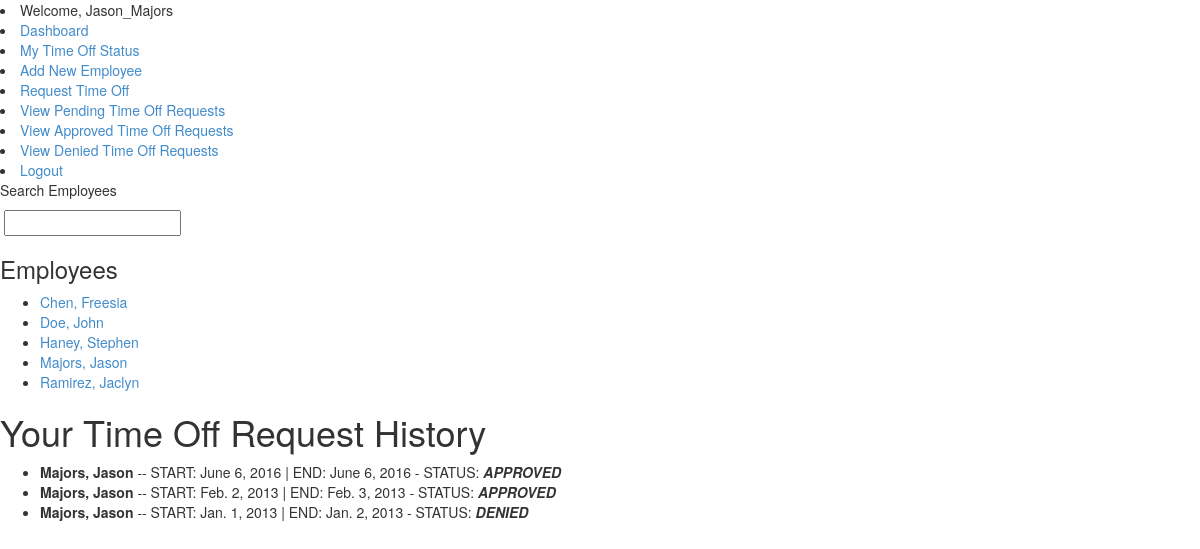
Page /hris/my_requests/ (signed in) on the earlier database version.
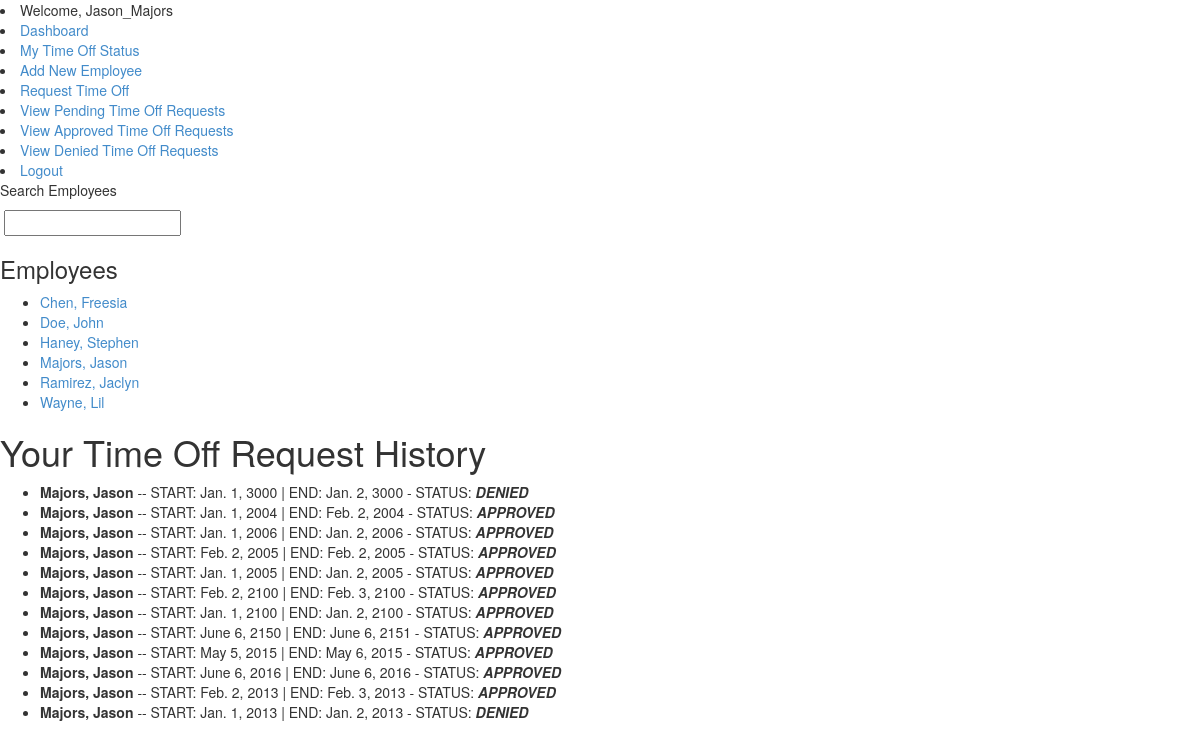
Same page on the later database version.
### hris_system/models.py (models this page shows, shortened)
class Employee(models.Model):
	user = models.OneToOneField(User)
	last_name = models.CharField(max_length=25)
	first_name = models.CharField(max_length=25)
	hire_date = models.DateField(auto_now=False, auto_now_add=False)
	phone_number = models.CharField(max_length=15, blank=True)
	address = models.CharField(max_length=25, blank=True)
	city = models.CharField(max_length=25, blank=True)
	state = models.CharField(max_length=2, blank=True)
	zipcode = models.IntegerField(blank=True)
	DEPT_CHOICES = (
			('New_Hire', 'New Hire'),
			('HRM', 'Human Resources Manager'),
			('HRS', 'Human Resources Specialist'),
			('Dealer', 'Dealer'),
		)
	department = models.CharField(max_length=25, choices=DEPT_CHOICES, default='New_Hire')
	position = models.CharField(max_length=25, default='New_Hire')

class TimeOffRequest(models.Model):
	employee = models.ForeignKey(Employee)
	date_start = models.DateField(auto_now=False, auto_now_add=False)
	date_end = models.DateField(auto_now=False, auto_now_add=False)
	status = models.CharField(max_length=25, default="PENDING")

### hris_system/views.py (the view)
def my_timeoff_requests(request):
	context = RequestContext(request)
	context_dict = {}
	hr_user = request.user.groups.filter(name="Human Resources").exists()
	mgr_user = request.user.groups.filter(name="Shift Manager").exists()
	employee_list = get_employee_list()
	employee = Employee.objects.get(user=request.user)
	timeoff_requests = TimeOffRequest.objects.filter(employee=employee).order_by('-id')
	context_dict['timeoff_requests'] = timeoff_requests
	context_dict['hr_user'] = hr_user
	context_dict['mgr_user'] = mgr_user
	context_dict['employee_list'] = employee_list
	return render_to_response('hris_system/user_timeoff_requests.html', context_dict, context)

### hris_system/views.py (called while the page is built)
def get_employee_list(max_results=0, starts_with=''):
	employee_list = []
	if starts_with:
		employee_list = Employee.objects.filter(last_name__startswith=starts_with)
	else:
		employee_list = Employee.objects.all().order_by("last_name")
	if max_results > 0:
		if len(employee_list) >	max_results:
			employee_list = employee_list[:max_results]
	return employee_list

### templates/hris_system/user_timeoff_requests.html (shortened to what this page needs)
{% extends 'hris_system/base.html' %}
{% block body_block %}
{% load static %}
<div>
	<h1>Your Time Off Request History</h1>
	{% if timeoff_requests %}
		<ul>
		{% for request in timeoff_requests %}
			<li> <strong>{{ request.employee.last_name }}, {{ request.employee.first_name }}</strong> -- START: {{ request.date_start }} | END: {{ request.date_end }} - STATUS: <strong><em>{{ request.status }}</em></strong>
			</li>
		{% endfor %}
		</ul>
	{% endif %}
</div>
{% endblock %}

### templates/hris_system/base.html (shortened to what this page needs)
<!DOCTYPE html>
{% load static %}
<!DOCTYPE html>
<html>
  <head>
    <link href="{% static 'css/bootstrap.min.css' %}" rel="stylesheet">
  </head>
  <body>
    <div id="future navbar">
      {% if user.is_authenticated %}
        <li>Welcome, {{ user.username }}</li>
        <li><a href="/hris/">Dashboard</a></li>
        <li><a href="/hris/my_requests/">My Time Off Status</a></li>
        {% if hr_user %}
          <li><a href="/hris/add_employee">Add New Employee</a></li>
        {% endif %}
        <li><a href="/hris/submit">Request Time Off</li>
        {% if hr_user or mgr_user %}
          <li><a href="/hris/timeoff/pending">View Pending Time Off Requests</li>
          <li><a href="/hris/timeoff/approved">View Approved Time Off Requests</li>
          <li><a href="/hris/timeoff/denied">View Denied Time Off Requests</li>
        {% endif %}
        <li><a href="/hris/logout">Logout</a></li>
      {% else %}
        <li><a href="/hris/login">Login</a></li>
      {% endif %}
     </div>
    <div>
      {% if hr_user or mgr_user %}
        {% if employee_list %}
          <p>Search Employees</p>
          <form>
          <input type="text" name="suggestion" value="" id="suggestion" />
          </form>
         <div id="emps">
          {% include "hris_system/employee_list.html" with employee_list=employee_list %}
         </div>
        {% endif %}
      {% endif %}
    </div>
    {% block body_block %}
    {% endblock %}
  </body>
</html>

### templates/hris_system/employee_list.html
{% if employee_list %}
	<h3>Employees</h3>
	<ul>
		{% for employee in employee_list %}
		<li><a href="/hris/employee/{{ employee.id }}">{{ employee.last_name }}, {{ employee.first_name }}</a></li>
		{% endfor %}
{% else %}
	<h3>No employees by this name</h3>
{% endif %}

Differences in the rows shown:
added Employee: last_name "Wayne", first_name "Lil"
added TimeOffRequest: employee.last_name "Majors", employee.first_name "Jason", date_start "Jan. 1, 3000", date_end "Jan. 2, 3000", status "DENIED"
added TimeOffRequest: employee.last_name "Majors", employee.first_name "Jason", date_start "Jan. 1, 2004", date_end "Feb. 2, 2004", status "APPROVED"
added TimeOffRequest: employee.last_name "Majors", employee.first_name "Jason", date_start "Jan. 1, 2006", date_end "Jan. 2, 2006", status "APPROVED"
added TimeOffRequest: employee.last_name "Majors", employee.first_name "Jason", date_start "Feb. 2, 2005", date_end "Feb. 2, 2005", status "APPROVED"
added TimeOffRequest: employee.last_name "Majors", employee.first_name "Jason", date_start "Jan. 1, 2005", date_end "Jan. 2, 2005", status "APPROVED"
added TimeOffRequest: employee.last_name "Majors", employee.first_name "Jason", date_start "Feb. 2, 2100", date_end "Feb. 3, 2100", status "APPROVED"
added TimeOffRequest: employee.last_name "Majors", employee.first_name "Jason", date_start "Jan. 1, 2100", date_end "Jan. 2, 2100", status "APPROVED"
added TimeOffRequest: employee.last_name "Majors", employee.first_name "Jason", date_start "June 6, 2150", date_end "June 6, 2151", status "APPROVED"
added TimeOffRequest: employee.last_name "Majors", employee.first_name "Jason", date_start "May 5, 2015", date_end "May 6, 2015", status "APPROVED"
